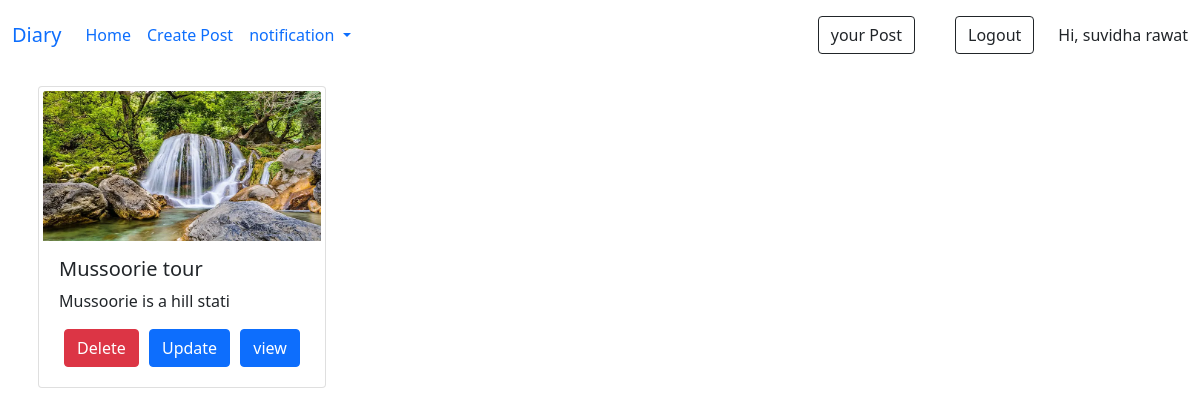
/home/your_post (signed in), run on the app's committed database.
### home/models.py (models this page shows, shortened)
class memo(models.Model):
    post_id=models.AutoField(primary_key=True)
    title=models.CharField(max_length=20)
    desc= models.TextField()
    image=models.ImageField(upload_to="images")
    user =models.ForeignKey(User,on_delete=models.CASCADE)
    Privcy=models.CharField(max_length=10, default="Public")

### home/views.py (the view)
# urls.py: path('your_post', views.your_post, name='your_post'),
def your_post(request):
    get_user_id = request.session['user_id']
    disp=memo.objects.filter(user=get_user_id)
    return render(request,'your_post.html',{'disp':disp})

### templates/your_post.html (shortened to what this page needs)
{% extends 'base.html' %}
{% block body %}
{% include 'nav.html'%}
<div class="container mt-2">
  <div class="row align-items-start ">
    {% for i in disp %}
    <div class="card col-md-4 my-2 mx-2 p-1" style="width: 18rem;">
      <img src="{{i.image.url}}" class="card-img-top" alt="..." height="150px">
      <div class="card-body">
        <h5 class="card-title">{{i.title}}</h5>
        <p class="card-text">{{i.desc|slice:":25" }}</p>
       <div class="d-flex  justify-content-around">
        <a href="delete/{{i.post_id}}" class="btn btn-danger">Delete</a>
        <a href="Update/{{i.post_id}}" class="btn btn-primary">Update</a>
        <a href="display/{{i.post_id}}" class="btn btn-primary">view</a>
      </div>
      </div>
    </div>
    {% endfor %}
  </div>
</div>
{% endblock body %}

### templates/nav.html (shortened to what this page needs)
<nav class="navbar navbar-expand-lg bg-body-tertiary">
    <div class="container-fluid" >
      <a class="navbar-brand" href="#" >Diary</a>
      <div class="collapse navbar-collapse" id="navbarSupportedContent">
        <ul class="navbar-nav me-auto mb-2 mb-lg-0">
          <li class="nav-item">
            <a class="nav-link active" aria-current="page" href="{% url 'home' %}">Home</a>
          </li>
          <li class="nav-item" >
            <a class="nav-link" href="{% url 'add_post'%}">Create Post</a>
          </li>
          <li class="nav-item dropdown">
            <a class="nav-link dropdown-toggle" href="#" id="navbarDropdown" role="button" data-bs-toggle="dropdown" aria-expanded="false">
              notification
            </a>
          </li>
        </ul>
        <form class="d-flex">
          <a class="nav-link"  href="{% url 'your_post' %}"><button class="btn btn-outline-dark me-2" type="button">your Post</button></a>
          <a class="nav-link"  href="{% url 'user_logout' %}"><button class="btn btn-outline-dark me-2" type="button">Logout</button></a>
        </form>
        Hi, {{request.user}}
      </div>
    </div>
  </nav>

### data on the page
memo: image (picture), title "Mussoorie tour", desc "Mussoorie is a hill stati"

### other printed values
{{ request.user }} "suvidha rawat"
